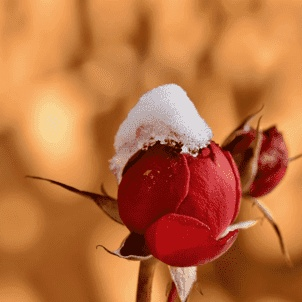
#> input picture 4.Cropping_Image/Image_Cropped.jpg, 302 x 302 px
$ python cropping_into_patches.py
#> lines starting #> are read from the running program, lines starting #| are printed output that depends on the picture; after the words box and inside, x2 and y2 are one past the last pixel; in counts of white or black regions, pixels touching at a corner belong together
import cv2
import numpy as np

image = cv2.imread('Image_Cropped.jpg')
#> image is the input picture: shape (302, 302, 3); mean B, G, R 61.7, 110.5, 186.8
cv2.imshow("Original Image", image)

image_copy = image.copy()
height = image.shape[0]
#> height = 302
width = image.shape[1]
#> width = 302

M = 76
N = 104
x1 = 0
y1 = 0

for y in range(0, height, M):
    for x in range(0, width, N):
        if (height - y) < M or (width - x) < N:
            break

        y1 = y + M
        x1 = x + N

        # check whether the patch width or height exceeds the image width or height
        if x1 >= width and y1 >= height:
            x1 = width - 1
            y1 = height - 1
            #Crop into patches of size MxN
            tiles = image_copy[y:y+M, x:x+N]
            #Save each patch into file directory
            cv2.imwrite('saved_patches/'+'tile'+str(x)+'_'+str(y)+'.jpg', tiles)
            cv2.rectangle(image, (x, y), (x1, y1), (0, 255, 0), 1)
        elif y1 >= height: # when patch height exceeds the image height
            y1 = height - 1
            #Crop into patches of size MxN
            tiles = image_copy[y:y+M, x:x+N]
            #Save each patch into file directory
            cv2.imwrite('saved_patches/'+'tile'+str(x)+'_'+str(y)+'.jpg', tiles)
            cv2.rectangle(image, (x, y), (x1, y1), (0, 255, 0), 1)
        elif x1 >= width: # when patch width exceeds the image width
            x1 = width - 1
            #Crop into patches of size MxN
            tiles = image_copy[y:y+M, x:x+N]
            #Save each patch into file directory
            cv2.imwrite('saved_patches/'+'tile'+str(x)+'_'+str(y)+'.jpg', tiles)
            cv2.rectangle(image, (x, y), (x1, y1), (0, 255, 0), 1)
        else:
            #Crop into patches of size MxN
            tiles = image_copy[y:y+M, x:x+N]
            #Save each patch into file directory
            cv2.imwrite('saved_patches/'+'tile'+str(x)+'_'+str(y)+'.jpg', tiles)
            cv2.rectangle(image, (x, y), (x1, y1), (0, 255, 0), 1)
#> this loop made 4 passes
#> pass 1, `cv2.imwrite('saved_patches/'+'tile'+str(x)+'_'+str(y)+'.jpg', tiles)`:
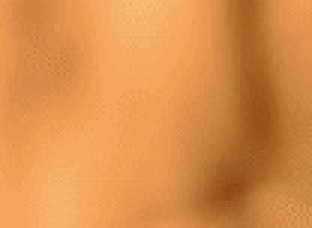
#> saved as tile0_0.jpg: shape (76, 104, 3) (shown 3 times larger); mean B, G, R 75.8, 143, 218.4
#> pass 1, `cv2.imwrite('saved_patches/'+'tile'+str(x)+'_'+str(y)+'.jpg', tiles)`:
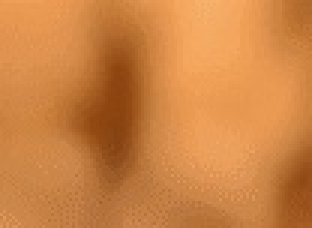
#> saved as tile104_0.jpg: shape (76, 104, 3) (shown 3 times larger); mean B, G, R 67.8, 131.7, 205.6
#> pass 2, `cv2.imwrite('saved_patches/'+'tile'+str(x)+'_'+str(y)+'.jpg', tiles)`:
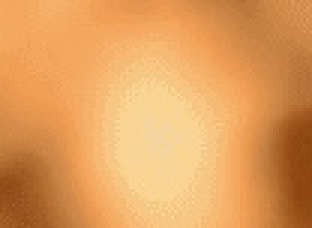
#> saved as tile0_76.jpg: shape (76, 104, 3) (shown 3 times larger); mean B, G, R 92.4, 158.9, 225.5
#> pass 2, `cv2.imwrite('saved_patches/'+'tile'+str(x)+'_'+str(y)+'.jpg', tiles)`:
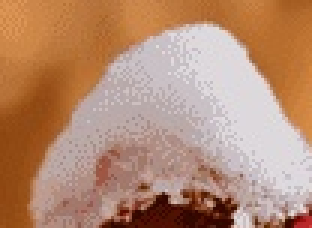
#> saved as tile104_76.jpg: shape (76, 104, 3) (shown 3 times larger); mean B, G, R 114.8, 140.3, 182.5
#> after the loop:
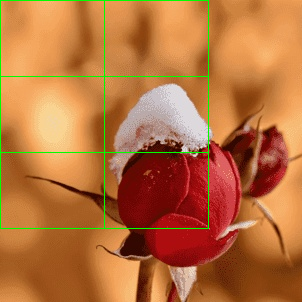
#> image: shape (302, 302, 3); 1.66% of pixels changed, all inside (x1, y1, x2, y2) = (0, 0, 209, 229)
#> after the loop:
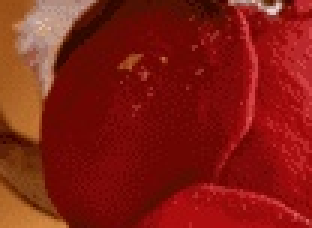
#> tiles: shape (76, 104, 3) (shown 3 times larger); mean B, G, R 18.8, 28, 132.1

# Save full image into file directory
cv2.imshow("Patched Image",image)
cv2.imwrite("patched.jpg",image)

cv2.waitKey(0)
cv2.destroyAllWindows()
